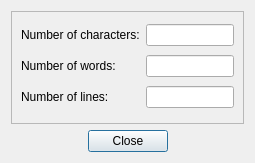
<ui version="4.0" >
 <class>StatisticsDialog</class>
 <widget class="QDialog" name="StatisticsDialog" >
  <property name="geometry" >
   <rect>
    <x>0</x>
    <y>0</y>
    <width>255</width>
    <height>163</height>
   </rect>
  </property>
  <property name="windowTitle" >
   <string>Statistics</string>
  </property>
  <layout class="QVBoxLayout" >
   <item>
    <widget class="QFrame" name="frame" >
     <property name="frameShape" >
      <enum>QFrame::StyledPanel</enum>
     </property>
     <property name="frameShadow" >
      <enum>QFrame::Raised</enum>
     </property>
     <layout class="QGridLayout" >
      <item row="0" column="0" >
       <widget class="QLabel" name="charCountLabel" >
        <property name="text" >
         <string>Number of characters:</string>
        </property>
       </widget>
      </item>
      <item row="0" column="1" >
       <widget class="QLineEdit" name="charCountLineEdit" >
        <property name="focusPolicy" >
         <enum>Qt::NoFocus</enum>
        </property>
        <property name="text" >
         <string/>
        </property>
        <property name="alignment" >
         <set>Qt::AlignRight|Qt::AlignTrailing|Qt::AlignVCenter</set>
        </property>
        <property name="readOnly" >
         <bool>true</bool>
        </property>
       </widget>
      </item>
      <item row="1" column="0" >
       <widget class="QLabel" name="wordCountLabel" >
        <property name="text" >
         <string>Number of words:</string>
        </property>
       </widget>
      </item>
      <item row="1" column="1" >
       <widget class="QLineEdit" name="wordCountLineEdit" >
        <property name="focusPolicy" >
         <enum>Qt::NoFocus</enum>
        </property>
        <property name="text" >
         <string/>
        </property>
        <property name="alignment" >
         <set>Qt::AlignRight|Qt::AlignTrailing|Qt::AlignVCenter</set>
        </property>
        <property name="readOnly" >
         <bool>true</bool>
        </property>
       </widget>
      </item>
      <item row="2" column="0" >
       <widget class="QLabel" name="lineCountLabel" >
        <property name="text" >
         <string>Number of lines:</string>
        </property>
       </widget>
      </item>
      <item row="2" column="1" >
       <widget class="QLineEdit" name="lineCountLineEdit" >
        <property name="focusPolicy" >
         <enum>Qt::NoFocus</enum>
        </property>
        <property name="text" >
         <string/>
        </property>
        <property name="alignment" >
         <set>Qt::AlignRight|Qt::AlignTrailing|Qt::AlignVCenter</set>
        </property>
        <property name="readOnly" >
         <bool>true</bool>
        </property>
       </widget>
      </item>
     </layout>
    </widget>
   </item>
   <item>
    <layout class="QHBoxLayout" >
     <item>
      <spacer>
       <property name="orientation" >
        <enum>Qt::Horizontal</enum>
       </property>
       <property name="sizeHint" >
        <size>
         <width>40</width>
         <height>20</height>
        </size>
       </property>
      </spacer>
     </item>
     <item>
      <widget class="QPushButton" name="closeButton" >
       <property name="text" >
        <string>Close</string>
       </property>
       <property name="default" >
        <bool>true</bool>
       </property>
      </widget>
     </item>
     <item>
      <spacer>
       <property name="orientation" >
        <enum>Qt::Horizontal</enum>
       </property>
       <property name="sizeHint" >
        <size>
         <width>40</width>
         <height>20</height>
        </size>
       </property>
      </spacer>
     </item>
    </layout>
   </item>
  </layout>
 </widget>
 <resources/>
 <connections>
  <connection>
   <sender>closeButton</sender>
   <signal>clicked()</signal>
   <receiver>StatisticsDialog</receiver>
   <slot>accept()</slot>
   <hints>
    <hint type="sourcelabel" >
     <x>154</x>
     <y>167</y>
    </hint>
    <hint type="destinationlabel" >
     <x>210</x>
     <y>178</y>
    </hint>
   </hints>
  </connection>
 </connections>
</ui>
